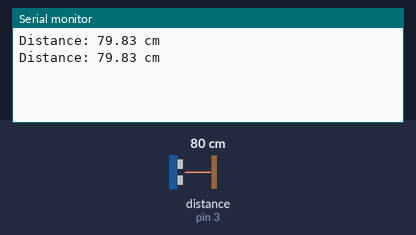
The sketch below on a simulated Arduino Uno, built with avr-gcc and run on an emulated ATmega328P. Parts: the last lines printed to the serial monitor. Wiring (inferred from the names in the program): ultrasonic range finder: trigger pin 2; echo pin 3. The inputs (shaded band) are chosen by the test bench; at power-on: distance to the obstacle (sensor on pin 3) 80 cm. The echo pulse lasts 58.3 µs per cm.

Above: at 1.8 s.
1.9 s: distance to the obstacle (sensor on pin 3) set to 2 cm
At 2.7 s:
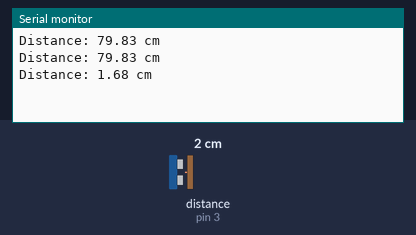
3.4 s: distance to the obstacle (sensor on pin 3) set to 4 cm
At 4.8 s:
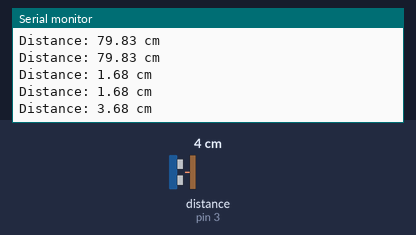
Timing chart, 0 to 6.4 s (numbered marks = the images above; inputs shaded):
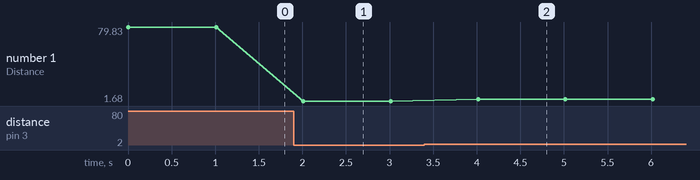

The sketch:

altra.ino
```cpp
// Define the pins for the ultrasonic sensor
const int trigPin = 2; // Trigger pin
const int echoPin = 3; // Echo pin

void setup() {
  Serial.begin(9600); // Initialize serial communication
  pinMode(trigPin, OUTPUT);
  pinMode(echoPin, INPUT);
}

void loop() {
  // Trigger the ultrasonic sensor to send a pulse
  digitalWrite(trigPin, LOW);
  delayMicroseconds(2);
  digitalWrite(trigPin, HIGH);
  delayMicroseconds(10);
  digitalWrite(trigPin, LOW);

  // Measure the time it takes for the pulse to return
  long duration = pulseIn(echoPin, HIGH);

  // Convert the time into distance (in centimeters)
  float distance = (duration / 2) / 29.1; // The speed of sound is approximately 343 m/s

  // Print the distance to the serial monitor
  Serial.print("Distance: ");
  Serial.print(distance);
  Serial.println(" cm");

  delay(1000); // Wait for a second before taking the next measurement
}
```

Measured:
- after the input at 1.9 s, the serial monitor: prints a new line after 0.11 s (image 1)
- after the input at 3.4 s, the serial monitor: prints a new line after 0.61 s (image 2)
- plotted number 1: 79.83 → 1.68 after the input at 1.9 s, 1.68 → 3.68 after the input at 3.4 s
